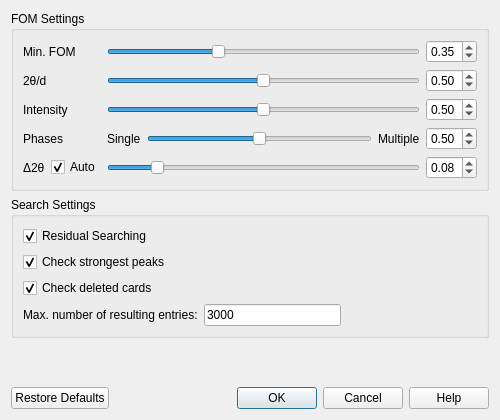
<?xml version="1.0" encoding="UTF-8"?>
<ui version="4.0">
 <class>SearchOptionsDialog</class>
 <widget class="QDialog" name="SearchOptionsDialog">
  <property name="geometry">
   <rect>
    <x>0</x>
    <y>0</y>
    <width>500</width>
    <height>420</height>
   </rect>
  </property>
  <property name="windowTitle">
   <string>CSM Options</string>
  </property>
  <layout class="QVBoxLayout" name="verticalLayout">

   <!-- QGroupBox: FOM Settings (contains the sliders grid) -->
   <item>
    <widget class="QGroupBox" name="groupBoxFom">
     <property name="title"><string>FOM Settings</string></property>
     <layout class="QGridLayout" name="gridWeights">

      <!-- Row 0: Min. FOM -->
      <item row="0" column="0">
       <widget class="QLabel" name="labelFom">
        <property name="text"><string>Min. FOM</string></property>
       </widget>
      </item>
      <item row="0" column="1">
       <widget class="QSlider" name="sliderFom">
        <property name="minimum"><number>0</number></property>
        <property name="maximum"><number>100</number></property>
        <property name="value"><number>35</number></property>
        <property name="orientation"><enum>Qt::Orientation::Horizontal</enum></property>
       </widget>
      </item>
      <item row="0" column="2">
       <widget class="QDoubleSpinBox" name="spinFom">
        <property name="decimals"><number>2</number></property>
        <property name="minimum"><double>0.000000000000000</double></property>
        <property name="maximum"><double>1.000000000000000</double></property>
        <property name="singleStep"><double>0.010000000000000</double></property>
        <property name="value"><double>0.350000000000000</double></property>
       </widget>
      </item>

      <!-- Row 1: 2θ/d -->
      <item row="1" column="0">
       <widget class="QLabel" name="labelTwothetaD">
        <property name="text"><string>2θ/d</string></property>
       </widget>
      </item>
      <item row="1" column="1">
       <widget class="QSlider" name="sliderTwothetaD">
        <property name="minimum"><number>0</number></property>
        <property name="maximum"><number>100</number></property>
        <property name="value"><number>50</number></property>
        <property name="orientation"><enum>Qt::Orientation::Horizontal</enum></property>
       </widget>
      </item>
      <item row="1" column="2">
       <widget class="QDoubleSpinBox" name="spinTwothetaD">
        <property name="decimals"><number>2</number></property>
        <property name="minimum"><double>0.000000000000000</double></property>
        <property name="maximum"><double>1.000000000000000</double></property>
        <property name="singleStep"><double>0.010000000000000</double></property>
        <property name="value"><double>0.500000000000000</double></property>
       </widget>
      </item>

      <!-- Row 2: Intensity -->
      <item row="2" column="0">
       <widget class="QLabel" name="labelIntensity">
        <property name="text"><string>Intensity</string></property>
       </widget>
      </item>
      <item row="2" column="1">
       <widget class="QSlider" name="sliderIntensity">
        <property name="minimum"><number>0</number></property>
        <property name="maximum"><number>100</number></property>
        <property name="value"><number>50</number></property>
        <property name="orientation"><enum>Qt::Orientation::Horizontal</enum></property>
       </widget>
      </item>
      <item row="2" column="2">
       <widget class="QDoubleSpinBox" name="spinIntensity">
        <property name="decimals"><number>2</number></property>
        <property name="minimum"><double>0.000000000000000</double></property>
        <property name="maximum"><double>1.000000000000000</double></property>
        <property name="singleStep"><double>0.010000000000000</double></property>
        <property name="value"><double>0.500000000000000</double></property>
       </widget>
      </item>

      <!-- Row 3: Phases (with Single/Multiple end labels) -->
      <item row="3" column="0">
       <widget class="QLabel" name="labelPhases">
        <property name="text"><string>Phases</string></property>
       </widget>
      </item>
      <item row="3" column="1">
       <layout class="QHBoxLayout" name="layoutPhases">
        <item>
         <widget class="QLabel" name="labelSingle">
          <property name="text"><string>Single</string></property>
         </widget>
        </item>
        <item>
         <widget class="QSlider" name="sliderPhases">
          <property name="minimum"><number>0</number></property>
          <property name="maximum"><number>100</number></property>
          <property name="value"><number>50</number></property>
          <property name="orientation"><enum>Qt::Orientation::Horizontal</enum></property>
         </widget>
        </item>
        <item>
         <widget class="QLabel" name="labelMultiple">
          <property name="text"><string>Multiple</string></property>
         </widget>
        </item>
       </layout>
      </item>
      <item row="3" column="2">
       <widget class="QDoubleSpinBox" name="spinPhases">
        <property name="decimals"><number>2</number></property>
        <property name="minimum"><double>0.000000000000000</double></property>
        <property name="maximum"><double>1.000000000000000</double></property>
        <property name="singleStep"><double>0.010000000000000</double></property>
        <property name="value"><double>0.500000000000000</double></property>
       </widget>
      </item>

      <!-- Row 4: Δ2θ with Auto checkbox -->
      <item row="4" column="0">
       <layout class="QHBoxLayout" name="layoutDeltaLabel">
        <item>
         <widget class="QLabel" name="labelDelta">
          <property name="text"><string>Δ2θ</string></property>
         </widget>
        </item>
        <item>
         <widget class="QCheckBox" name="checkAuto">
          <property name="text"><string>Auto</string></property>
          <property name="checked"><bool>true</bool></property>
         </widget>
        </item>
       </layout>
      </item>
      <item row="4" column="1">
       <widget class="QSlider" name="sliderDelta">
        <property name="minimum"><number>1</number></property>
        <property name="maximum"><number>50</number></property>
        <property name="value"><number>8</number></property>
        <property name="orientation"><enum>Qt::Orientation::Horizontal</enum></property>
       </widget>
      </item>
      <item row="4" column="2">
       <widget class="QDoubleSpinBox" name="spinDelta">
        <property name="decimals"><number>2</number></property>
        <property name="minimum"><double>0.010000000000000</double></property>
        <property name="maximum"><double>0.500000000000000</double></property>
        <property name="singleStep"><double>0.010000000000000</double></property>
        <property name="value"><double>0.080000000000000</double></property>
       </widget>
      </item>

     </layout>
    </widget>
   </item>

   <!-- QGroupBox: Search Settings (checkboxes + max entries) -->
   <item>
    <widget class="QGroupBox" name="groupBoxSearch">
     <property name="title"><string>Search Settings</string></property>
     <layout class="QVBoxLayout" name="layoutSearch">
      <item>
       <widget class="QCheckBox" name="checkResidual">
        <property name="text"><string>Residual Searching</string></property>
        <property name="checked"><bool>true</bool></property>
       </widget>
      </item>
      <item>
       <widget class="QCheckBox" name="checkStrongest">
        <property name="text"><string>Check strongest peaks</string></property>
        <property name="checked"><bool>true</bool></property>
       </widget>
      </item>
      <item>
       <widget class="QCheckBox" name="checkDeleted">
        <property name="text"><string>Check deleted cards</string></property>
        <property name="checked"><bool>true</bool></property>
       </widget>
      </item>
      <item>
       <layout class="QHBoxLayout" name="layoutMaxEntries">
        <item>
         <widget class="QLabel" name="labelMaxEntries">
          <property name="text"><string>Max. number of resulting entries:</string></property>
         </widget>
        </item>
        <item>
         <widget class="QLineEdit" name="lineEditMaxEntries">
          <property name="text"><string>3000</string></property>
          <property name="maximumWidth"><number>80</number></property>
         </widget>
        </item>
        <item>
         <spacer name="spacerMaxEntries">
          <property name="orientation"><enum>Qt::Orientation::Horizontal</enum></property>
          <property name="sizeHint" stdset="0"><size><width>40</width><height>20</height></size></property>
         </spacer>
        </item>
       </layout>
      </item>
     </layout>
    </widget>
   </item>

   <!-- Vertical spacer -->
   <item>
    <spacer name="verticalSpacer">
     <property name="orientation"><enum>Qt::Orientation::Vertical</enum></property>
     <property name="sizeHint" stdset="0"><size><width>20</width><height>10</height></size></property>
    </spacer>
   </item>

   <!-- Button box: Help, OK, Cancel, Restore Defaults -->
   <item>
    <widget class="QDialogButtonBox" name="buttonBox">
     <property name="standardButtons">
      <set>QDialogButtonBox::StandardButton::Help|QDialogButtonBox::StandardButton::Ok|QDialogButtonBox::StandardButton::Cancel|QDialogButtonBox::StandardButton::RestoreDefaults</set>
     </property>
    </widget>
   </item>

  </layout>
 </widget>
 <resources/>
 <connections/>
</ui>
